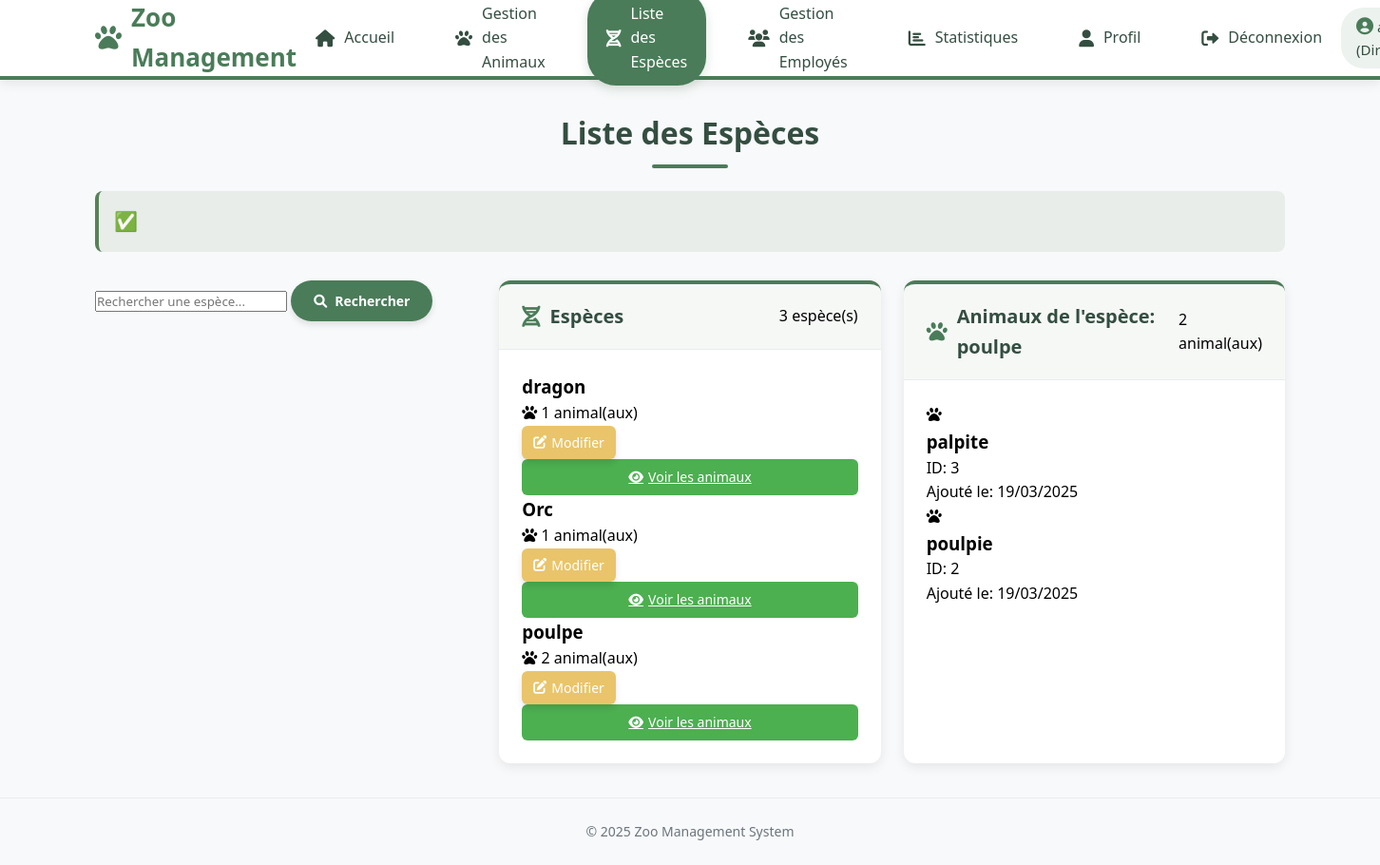
Page /species_list.php?species_id=2 (signed in) on the committed database.
### tables this page shows
CREATE TABLE `species` (
  `id` int(11) NOT NULL,
  `name` varchar(100) NOT NULL,
  `created_at` timestamp NOT NULL DEFAULT current_timestamp()
);

CREATE TABLE `animals` (
  `id` int(11) NOT NULL,
  `name` varchar(100) DEFAULT NULL,
  `species_id` int(11) NOT NULL,
  `gender` enum('male','female') NOT NULL,
  `description` text DEFAULT NULL,
  `created_at` timestamp NOT NULL DEFAULT current_timestamp(),
  `updated_at` timestamp NOT NULL DEFAULT current_timestamp() ON UPDATE current_timestamp()
);

### config.php (called while the page is built, shortened)
<?php
function isDirector() {
    return isset($_SESSION['role']) && $_SESSION['role'] == 'directeur';
}

### species_list.php (the view, shortened to what this page needs)
<?php
require_once 'config.php';
$species = [];
$search = isset($_GET['search']) ? sanitize($_GET['search']) : '';
if(!empty($search)) {
    $sql = "SELECT s.*, COUNT(a.id) as animal_count
            FROM species s
            LEFT JOIN animals a ON s.id = a.species_id
            WHERE s.name LIKE ?
            GROUP BY s.id
            ORDER BY s.name";
    $stmt = mysqli_prepare($conn, $sql);
    $search_term = "%$search%";
    mysqli_stmt_bind_param($stmt, "s", $search_term);
    mysqli_stmt_execute($stmt);
    $result = mysqli_stmt_get_result($stmt);
    $species = [];
    while($row = mysqli_fetch_assoc($result)) {
        $species[] = $row;
    }
} else {
    $sql = "SELECT s.*, COUNT(a.id) as animal_count
            FROM species s
            LEFT JOIN animals a ON s.id = a.species_id
            GROUP BY s.id
            ORDER BY s.name";
    $result = mysqli_query($conn, $sql);
    if($result) {
        while($row = mysqli_fetch_assoc($result)) {
            $species[] = $row;
        }
    }
}
$selected_species = null;
$species_animals = [];
if(isset($_GET['species_id']) && is_numeric($_GET['species_id'])) {
    $species_id = intval($_GET['species_id']);
    $sql = "SELECT * FROM species WHERE id = ?";
    $stmt = mysqli_prepare($conn, $sql);
    mysqli_stmt_bind_param($stmt, "i", $species_id);
    mysqli_stmt_execute($stmt);
    $result = mysqli_stmt_get_result($stmt);
    if($result && mysqli_num_rows($result) > 0) {
        $selected_species = mysqli_fetch_assoc($result);
        $sql = "SELECT * FROM animals WHERE species_id = ? ORDER BY name";
        $stmt = mysqli_prepare($conn, $sql);
        mysqli_stmt_bind_param($stmt, "i", $species_id);
        mysqli_stmt_execute($stmt);
        $result = mysqli_stmt_get_result($stmt);
        while($row = mysqli_fetch_assoc($result)) {
            $species_animals[] = $row;
        }
    }
}
?>
<!DOCTYPE html>
<html lang="fr">
<head>
    <link rel="stylesheet" href="style.css">
    <link rel="stylesheet" href="https://cdnjs.cloudflare.com/ajax/libs/font-awesome/6.0.0-beta3/css/all.min.css">
</head>
<body>
    <header>
        <nav class="navbar">
            <div class="logo">
                <i class="fas fa-paw"></i> Zoo Management
            </div>
            <div class="nav-links">
                <a href="dashboard.php"><i class="fas fa-home"></i> Accueil</a>
                <a href="employee_dashboard.php"><i class="fas fa-paw"></i> Gestion des Animaux</a>
                <a href="species_list.php" class="active"><i class="fas fa-dna"></i> Liste des Espèces</a>
                <?php if(isDirector()): ?>
                    <a href="director_dashboard.php"><i class="fas fa-users"></i> Gestion des Employés</a>
                    <a href="statistics.php"><i class="fas fa-chart-bar"></i> Statistiques</a>
                <?php endif; ?>
                <a href="profile.php"><i class="fas fa-user"></i> Profil</a>
                <a href="logout.php"><i class="fas fa-sign-out-alt"></i> Déconnexion</a>
            </div>
            <div class="user-info">
                <span><i class="fas fa-user-circle"></i>
                    (<?php echo isDirector() ? 'Directeur' : 'Salarié'; ?>)
                </span>
            </div>
        </nav>
    </header>
    <main>
        <h1>Liste des Espèces</h1>
        <?php if(isset($_SESSION['message'])): ?>
            <div class="alert <?php echo $_SESSION['message_type']; ?>">
            </div>
        <?php endif; ?>
        <div class="dashboard-container">
            <div class="search-box">
                <form method="get" class="search-form">
                    <input type="text" name="search" placeholder="Rechercher une espèce..."
                           value="<?php echo htmlspecialchars($search); ?>">
                    <button type="submit" class="btn btn-primary">
                        <i class="fas fa-search"></i> Rechercher
                    </button>
                </form>
            </div>
            <div class="dashboard-card">
                <div class="card-header">
                    <h2><i class="fas fa-dna"></i> Espèces</h2>
                    <span class="count-badge"><?php echo count($species); ?> espèce(s)</span>
                </div>
                <div class="card-body">
                    <?php if(count($species) > 0): ?>
                        <div class="species-list">
                            <?php foreach($species as $s): ?>
                                <div class="species-item">
                                    <div class="species-details">
                                        <h3><?php echo htmlspecialchars($s['name']); ?></h3>
                                        <p><i class="fas fa-paw"></i> <?php echo $s['animal_count']; ?> animal(aux)</p>
                                    </div>
                                    <div class="species-actions">
                                        <button class="btn btn-edit" onclick="editSpecies(<?php echo $s['id']; ?>, '<?php echo htmlspecialchars($s['name']); ?>')">
                                            <i class="fas fa-edit"></i> Modifier
                                        </button>
                                        <a href="?species_id=<?php echo $s['id']; ?>" class="btn-view">
                                            <i class="fas fa-eye"></i> Voir les animaux
                                        </a>
                                    </div>
                                </div>
                            <?php endforeach; ?>
                        </div>
                    <?php else: ?>
                        <p class="no-data">Aucune espèce trouvée.</p>
                    <?php endif; ?>
                </div>
            </div>
            <?php if($selected_species): ?>
                <div class="dashboard-card">
                    <div class="card-header">
                        <h2><i class="fas fa-paw"></i> Animaux de l'espèce: <?php echo htmlspecialchars($selected_species['name']); ?></h2>
                        <span class="count-badge"><?php echo count($species_animals); ?> animal(aux)</span>
                    </div>
                    <div class="card-body">
                        <?php if(count($species_animals) > 0): ?>
                            <div class="animals-grid">
                                <?php foreach($species_animals as $animal): ?>
                                    <div class="animal-card">
                                        <div class="animal-icon">
                                            <i class="fas fa-paw"></i>
                                        </div>
                                        <div class="animal-details">
                                            <h3><?php echo $animal['name'] ? htmlspecialchars($animal['name']) : '<em>Sans nom</em>'; ?></h3>
                                            <p>ID: <?php echo $animal['id']; ?></p>
                                            <p>Ajouté le: <?php echo date('d/m/Y', strtotime($animal['created_at'])); ?></p>
                                        </div>
                                    </div>
                                <?php endforeach; ?>
                            </div>
                        <?php else: ?>
                            <p class="no-data">Aucun animal trouvé pour cette espèce.</p>
                        <?php endif; ?>
                    </div>
                </div>
            <?php endif; ?>
        </div>
    </main>
    <footer>
        <p>&copy; <?php echo date("Y"); ?> Zoo Management System</p>
    </footer>
</body>
</html>

### rows in the picture
species: name "dragon", animal_count "1"
species: name "Orc", animal_count "1"
species: name "poulpe", animal_count "2"
animals: name "palpite", id "3", created_at "19/03/2025"
animals: name "poulpie", id "2", created_at "19/03/2025"

### other values in the picture
count($species) "3"
count($species_animals) "2"
